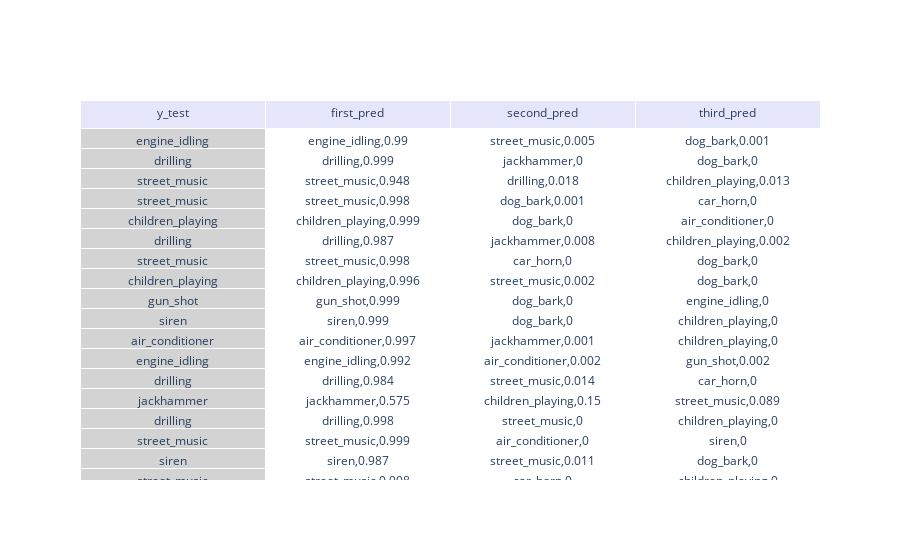

The code cell stored with this chart in its notebook:
### Code cell
def print_series_prediction(sound, label):
    sounds = []
    first_preds = []
    first_percent = []
    second_preds = []
    second_percent = []
    third_preds = []
    third_percent = []
    for i in range(len(sound)): #para imprimir tabela de previsoes
        predictions = clf_xgb.predict_proba(sound)
        predic = largest_indices(predictions[i], 3)
        percentage = predictions[i][predic]
        
        sounds.append(label[i])

        
        first_preds.append((lb.inverse_transform(predic)[0] , truncate(percentage[0],3)))
        second_preds.append((lb.inverse_transform(predic)[1] , truncate(percentage[1],3)))
        third_preds.append((lb.inverse_transform(predic)[2] , truncate(percentage[2],3)))
       
    data = {'y_test':  sounds,
            'first_pred': first_preds,
            'second_pred': second_preds,
            'third_pred': third_preds
           }
    df = pd.DataFrame(data)
    fig = go.Figure(data=[go.Table(
    header=dict(values=list(df.columns),
                fill_color='lavender',
                align='center'),
    cells=dict(values=[df.y_test, df.first_pred
                       ,df.second_pred, df.third_pred
                      ],
               #fill_color='lightgrey',
               fill=dict(color=['lightgrey', 'white']),
               align='center'))])

    fig.show()


print_series_prediction(x_test,  lb.inverse_transform(test))

### Figure 1 — Plotly figure (JSON) as saved in the notebook; plotly's stock layout.template omitted (floating-point values rounded to 4 significant figures; data arrays with more than 128 entries replaced by an {"elided": "..."} marker saying what was removed)
{"data": [{"cells": {"align": "center", "fill": {"color": ["lightgrey", "white"]}, "values": {"elided": "4 rows, 12229 mixed values in total"}}, "header": {"align": "center", "fill": {"color": "lavender"}, "values": ["y_test", "first_pred", "second_pred", "third_pred"]}, "type": "table"}], "layout": {"autosize": true}}
